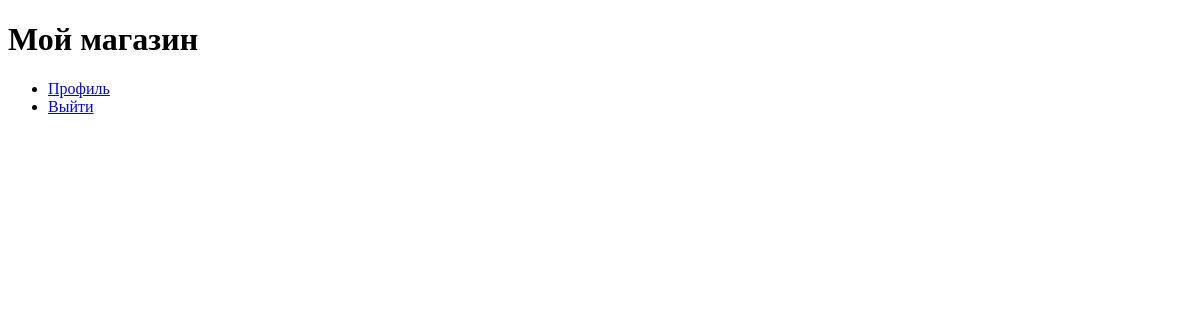
The app's page /products/, older data.
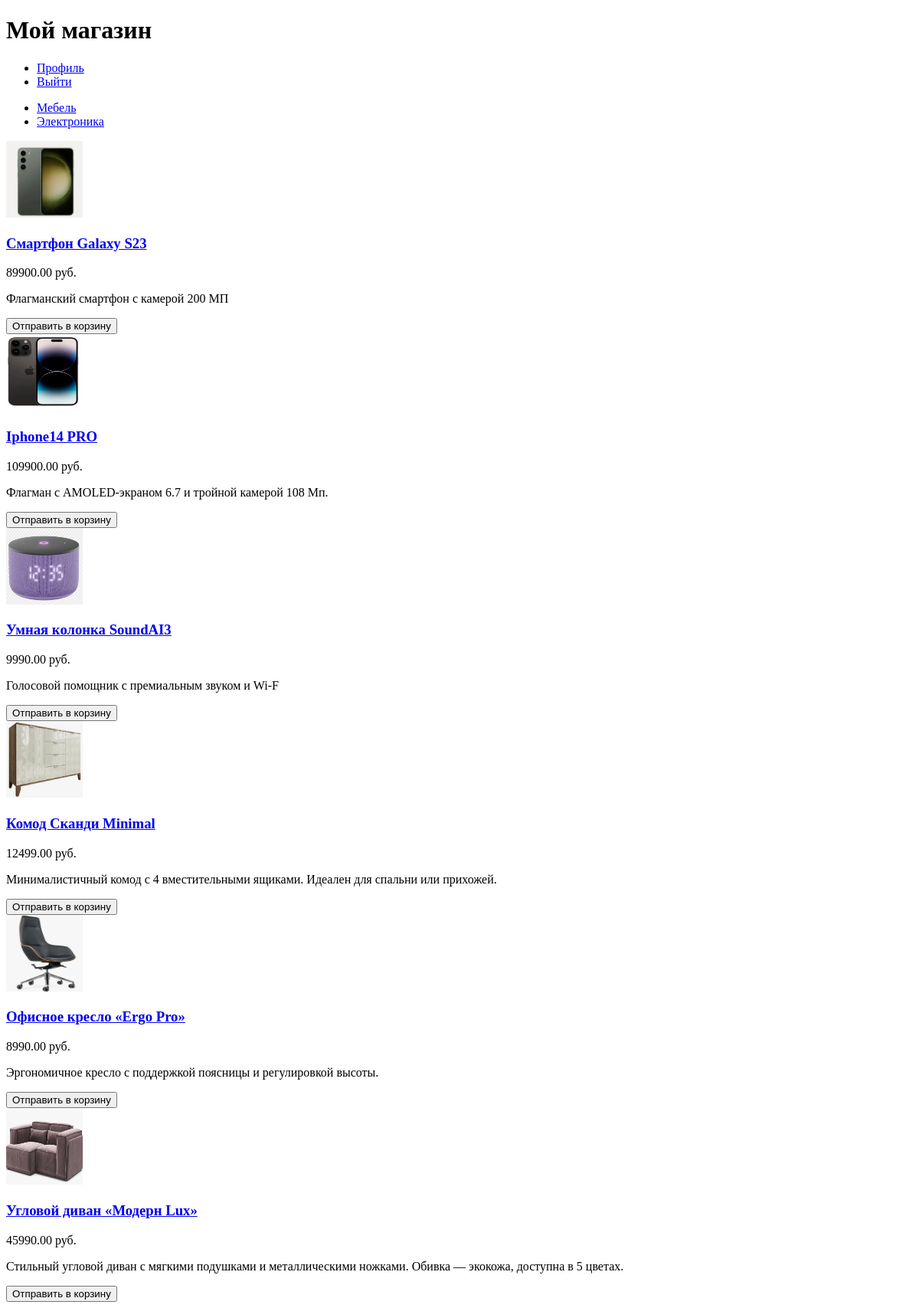
The same page, newer data.
### products/models.py (models this page shows, shortened)
class ProductsCategory(models.Model):
    name = models.CharField(max_length=128, unique=True)
    description = models.TextField(null=True, blank=True)

class Product(models.Model):
    name = models.CharField(max_length=256)
    description = models.TextField()
    price = models.DecimalField(max_digits=10, decimal_places=2)
    quantity = models.PositiveIntegerField(default=0)
    image = models.ImageField(upload_to='products_images')
    category = models.ForeignKey(to=ProductsCategory, on_delete=models.CASCADE)

### products/views.py (the view)
# urls.py: path('', products, name='index'),
def products(request, category_id = None):
    if category_id:
        category = ProductsCategory.objects.get(id = category_id)
        products = Product.objects.filter(category=category)
    else:
        products = Product.objects.all()
    context = {
        'title' : 'Store - Каталог',
        'categories' : ProductsCategory.objects.all(),
        'products' : products,
    }
    return render(request, 'products/products.html', context)

### products/templates/products/products.html (shortened to what this page needs)
{% extends "products/base.html" %}
{% block content %}
<section>
  <ul>
    {% for category in categories %}
    <li>
      <a href="{% url 'products:category' category.id %}">
        {{ category.name }}
      </a>
    </li>
    {% endfor %}
  </ul>
</section>
<section>
  <div class="product-grid">
    {% for product in products %}
    <div class="product-card">
      <div class="product-image">
        <img src="{{ product.image.url }}" alt="{{ product.name }}" width="100" height="100"/>
      </div>
      <div class="product-name">
        <h3 class="product-info">
          <a href="#"> {{ product.name }} </a>
        </h3>
        <p class="product-price">{{ product.price }} руб.</p>
        <p class="product-description">{{ product.description }}</p>
        <div>
          <form action="{% url 'products:basket_add' product.id %}" method="post">
            <button type="submit">Отправить в корзину</button>
          </form>
        </div>
      </div>
    </div>
    {% endfor %}
  </div>
</section>
{% endblock %}

### products/templates/products/base.html (shortened to what this page needs)
{% load static  %}
<!DOCTYPE html>
<html lang="en">
<head>
</head>
<body>
    <header>
        <h1>Мой магазин</h1>
    </header>
    <div>
        <ul>
            <li><a href="{% url 'users:profile' %}">Профиль</a></li>
            <li><a href="{% url 'users:logout' %}">Выйти</a></li>
        </ul>
    </div>
    <main>
        {% block content %}{% endblock %}
    </main>
</body>
</html>

Row changes from the older to the newer data that the page shows:
added ProductsCategory: name "Мебель"
added ProductsCategory: name "Электроника"
added Product: image (picture), name "Смартфон Galaxy S23", price "89900.00", description "Флагманский смартфон с камерой 200 МП"
added Product: image (picture), name "Iphone14 PRO", price "109900.00", description "Флагман с AMOLED-экраном 6.7 и тройной камерой 108 Мп."
added Product: image (picture), name "Умная колонка SoundAI3", price "9990.00", description "Голосовой помощник с премиальным звуком и Wi-F"
added Product: image (picture), name "Комод Сканди Minimal", price "12499.00", description "Минималистичный комод с 4 вместительными ящиками. Идеален для спальни или прихожей."
added Product: image (picture), name "Офисное кресло «Ergo Pro»", price "8990.00", description "Эргономичное кресло с поддержкой поясницы и регулировкой высоты."
added Product: image (picture), name "Угловой диван «Модерн Lux»", price "45990.00", description "Стильный угловой диван с мягкими подушками и металлическими ножками. Обивка — экокожа, доступна в 5 цветах."
